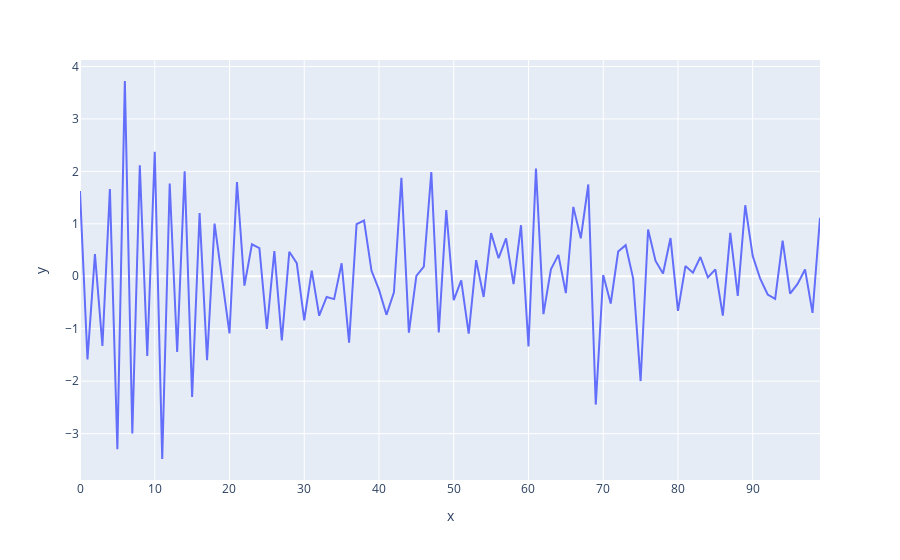

Here is the notebook cell this chart was saved with:
### Code cell
fig = px.scatter(y=x)

fig.update_traces(
    mode='lines',
)

### Figure 1 — Plotly figure (JSON) as saved in the notebook; plotly's stock layout.template omitted (floating-point values rounded to 4 significant figures)
{"data": [{"hovertemplate": "x=%{x}<br>y=%{y}<extra></extra>", "legendgroup": "", "marker": {"color": "#636efa", "symbol": "circle"}, "mode": "lines", "name": "", "orientation": "v", "showlegend": false, "type": "scatter", "x": [0, 1, 2, 3, 4, 5, 6, 7, 8, 9, 10, 11, 12, 13, 14, 15, 16, 17, 18, 19, 20, 21, 22, 23, 24, 25, 26, 27, 28, 29, 30, 31, 32, 33, 34, 35, 36, 37, 38, 39, 40, 41, 42, 43, 44, 45, 46, 47, 48, 49, 50, 51, 52, 53, 54, 55, 56, 57, 58, 59, 60, 61, 62, 63, 64, 65, 66, 67, 68, 69, 70, 71, 72, 73, 74, 75, 76, 77, 78, 79, 80, 81, 82, 83, 84, 85, 86, 87, 88, 89, 90, 91, 92, 93, 94, 95, 96, 97, 98, 99], "xaxis": "x", "y": [1.624, -1.586, 0.4236, -1.327, 1.662, -3.299, 3.724, -2.996, 2.116, -1.519, 2.374, -3.484, 1.768, -1.445, 2.001, -2.3, 1.208, -1.603, 1.004, -0.01942, -1.089, 1.798, -0.1773, 0.6089, 0.5355, -1.005, 0.4801, -1.224, 0.4664, 0.2505, -0.842, 0.1084, -0.7522, -0.3939, -0.4349, 0.2483, -1.266, 0.9942, 1.063, 0.1041, -0.2543, -0.7351, -0.3061, 1.876, -1.075, 0.007925, 0.1862, 1.989, -1.073, 1.261, -0.4564, -0.0784, -1.095, 0.3079, -0.3937, 0.8228, 0.3453, 0.7239, -0.1488, 0.9744, -1.339, 2.056, -0.7208, 0.1344, 0.4079, -0.3203, 1.324, 0.7255, 1.75, -2.447, 0.02388, -0.5188, 0.4713, 0.5934, -0.04039, -1.998, 0.8926, 0.2924, 0.05464, 0.7292, -0.6599, 0.1952, 0.06946, 0.3684, -0.02272, 0.1326, -0.7502, 0.8277, -0.3748, 1.354, 0.3863, -0.04662, -0.3473, -0.4303, 0.6817, -0.3317, -0.1448, 0.1305, -0.6983, 1.117], "yaxis": "y"}], "layout": {"autosize": true, "legend": {"tracegroupgap": 0}, "margin": {"t": 60}, "xaxis": {"anchor": "y", "autorange": true, "domain": [0, 1], "range": [0, 99], "title": {"text": "x"}, "type": "linear"}, "yaxis": {"anchor": "x", "autorange": true, "domain": [0, 1], "range": [-3.885, 4.124], "title": {"text": "y"}, "type": "linear"}}}
